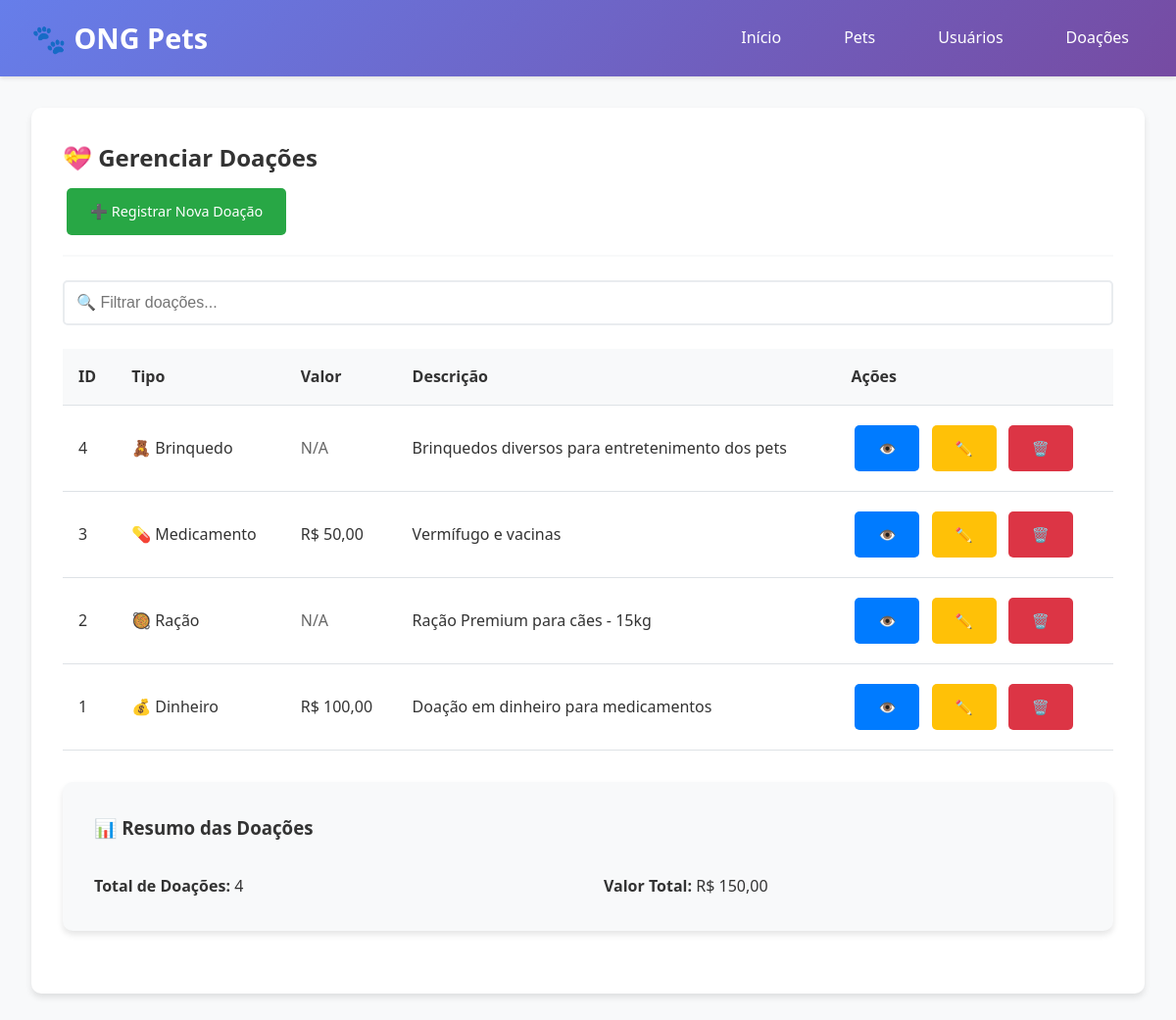
Page /index.php?controller=doacao&action=index on the committed database.
### tables this page shows
CREATE TABLE IF NOT EXISTS doacao (
    id INT AUTO_INCREMENT PRIMARY KEY,
    tipo VARCHAR(100) NOT NULL,
    valor DECIMAL(10,2),
    descricao TEXT,
    created_at TIMESTAMP DEFAULT CURRENT_TIMESTAMP,
    updated_at TIMESTAMP DEFAULT CURRENT_TIMESTAMP ON UPDATE CURRENT_TIMESTAMP
);

### controllers/DoacaoController.php (called while the page is built, shortened)
<?php
require_once 'config/Database.php';
require_once 'models/Doacao.php';
class DoacaoController {
    private $doacao;
    public function __construct() {
        $database = new Database();
        $this->db = $database->getConnection();
        $this->doacao = new Doacao($this->db);
    }
    public function index() {
        $stmt = $this->doacao->read();
        $doacoes = $stmt->fetchAll(PDO::FETCH_ASSOC);
        include 'views/doacoes/index.php';
    }
}
?>

### config/Database.php (called while the page is built, shortened)
<?php
class Database {
    private $host = 'localhost';
    private $db_name = 'ong_pets';
    private $username = 'root';
    private $password = '';
    public function getConnection() {
        $this->pdo = null;
        try {
            $this->pdo = new PDO(
                "mysql:host=" . $this->host . ";dbname=" . $this->db_name,
                $this->username,
                $this->password
            );
            $this->pdo->setAttribute(PDO::ATTR_ERRMODE, PDO::ERRMODE_EXCEPTION);
            $this->pdo->exec("set names utf8");
        } catch(PDOException $exception) {
            echo "Erro de conexão: " . $exception->getMessage();
        }
        return $this->pdo;
    }
}
?>

### models/Doacao.php (called while the page is built, shortened)
<?php
class Doacao {
    private $conn;
    private $table_name = "doacao";
    public function __construct($db) {
        $this->conn = $db;
    }
    public function read() {
        $query = "SELECT id, tipo, valor, descricao
                  FROM " . $this->table_name . "
                  ORDER BY id DESC";
        $stmt = $this->conn->prepare($query);
        $stmt->execute();
        return $stmt;
    }
}
?>

### views/doacoes/index.php (the view, shortened to what this page needs)
<?php include 'views/partials/header.php'; ?>
<div class="container">
    <div class="card">
        <div class="card-header">
            <h1 class="card-title">💝 Gerenciar Doações</h1>
            <a href="index.php?controller=doacao&action=create" class="btn btn-success">➕ Registrar Nova Doação</a>
        </div>
        <div class="form-group">
            <input type="text" id="filtro-doacoes" class="form-control" placeholder="🔍 Filtrar doações...">
        </div>
        <?php if(empty($doacoes)): ?>
            <div class="alert alert-info">
                Nenhuma doação registrada ainda. <a href="index.php?controller=doacao&action=create">Registre a primeira doação</a>!
            </div>
        <?php else: ?>
            <table class="table" id="tabela-doacoes">
                <thead>
                    <tr>
                        <th>ID</th>
                        <th>Tipo</th>
                        <th>Valor</th>
                        <th>Descrição</th>
                        <th>Ações</th>
                    </tr>
                </thead>
                <tbody>
                    <?php foreach($doacoes as $doacao): ?>
                        <tr>
                            <td><?= htmlspecialchars($doacao['id']) ?></td>
                            <td>
                                <?php
                                $tipos = [
                                    'Dinheiro' => '💰',
                                    'Ração' => '🥘',
                                    'Medicamento' => '💊',
                                    'Brinquedo' => '🧸',
                                    'Roupa' => '👕',
                                    'Cama' => '🛏️',
                                    'Outro' => '📦'
                                ];
                                $icone = '';
                                foreach($tipos as $tipo => $emoji) {
                                    if(stripos($doacao['tipo'], $tipo) !== false) {
                                        $icone = $emoji . ' ';
                                        break;
                                    }
                                }
                                echo $icone . htmlspecialchars($doacao['tipo']);
                                ?>
                            </td>
                            <td>
                                <?php if($doacao['valor'] && $doacao['valor'] > 0): ?>
                                    R$ <?= number_format($doacao['valor'], 2, ',', '.') ?>
                                <?php else: ?>
                                    <span style="color: #666;">N/A</span>
                                <?php endif; ?>
                            </td>
                            <td><?= htmlspecialchars(substr($doacao['descricao'], 0, 50)) ?><?= strlen($doacao['descricao']) > 50 ? '...' : '' ?></td>
                            <td>
                                <a href="index.php?controller=doacao&action=show&id=<?= $doacao['id'] ?>"
                                   class="btn btn-primary" title="Visualizar">👁️</a>
                                <a href="index.php?controller=doacao&action=edit&id=<?= $doacao['id'] ?>"
                                   class="btn btn-warning" title="Editar">✏️</a>
                                <a href="javascript:void(0)"
                                   onclick="confirmDelete('index.php?controller=doacao&action=delete&id=<?= $doacao['id'] ?>', 'doação')"
                                   class="btn btn-danger" title="Excluir">🗑️</a>
                            </td>
                        </tr>
                    <?php endforeach; ?>
                </tbody>
            </table>
            <div class="card" style="margin-top: 2rem; background-color: #f8f9fa;">
                <h3>📊 Resumo das Doações</h3>
                <div class="grid">
                    <div>
                        <strong>Total de Doações:</strong> <?= count($doacoes) ?>
                    </div>
                    <div>
                        <strong>Valor Total:</strong>
                        R$ <?= number_format(array_sum(array_column($doacoes, 'valor')), 2, ',', '.') ?>
                    </div>
                </div>
            </div>
        <?php endif; ?>
    </div>
</div>
<?php include 'views/partials/footer.php'; ?>

### public/css/style.css (style rules this page uses)
* { margin: 0; padding: 0; box-sizing: border-box; }
body { font-family: 'Segoe UI', Tahoma, Geneva, Verdana, sans-serif; background-color: #f8f9fa; color: #333; line-height: 1.6; }
.container { max-width: 1200px; margin: 2rem auto; padding: 0 2rem; }
.card { background: white; border-radius: 10px; box-shadow: 0 4px 6px rgba(0,0,0,0.1); padding: 2rem; margin-bottom: 2rem; }
.card-header { border-bottom: 2px solid #f8f9fa; padding-bottom: 1rem; margin-bottom: 1.5rem; }
.card-title { font-size: 1.5rem; color: #333; margin-bottom: 0.5rem; }
.btn { display: inline-block; padding: 0.75rem 1.5rem; border: none; border-radius: 5px; text-decoration: none; cursor: pointer; font-size: 0.9rem; transition: all 0.3s; margin: 0.25rem; }
.btn-primary { background-color: #007bff; color: white; }
.btn-success { background-color: #28a745; color: white; }
.btn-warning { background-color: #ffc107; color: #212529; }
.btn-danger { background-color: #dc3545; color: white; }
.form-group { margin-bottom: 1.5rem; }
.form-control { width: 100%; padding: 0.75rem; border: 2px solid #e9ecef; border-radius: 5px; font-size: 1rem; transition: border-color 0.3s; }
.table { width: 100%; border-collapse: collapse; margin-top: 1rem; }
.table th, .table td { padding: 1rem; text-align: left; border-bottom: 1px solid #dee2e6; }
.table th { background-color: #f8f9fa; font-weight: 600; color: #333; }
.grid { display: grid; grid-template-columns: repeat(auto-fit, minmax(300px, 1fr)); gap: 2rem; margin-top: 2rem; }
.card { animation: fadeIn 0.5s ease-out; }

### rows in the picture
doacao: id "4", icone "🧸", tipo "Brinquedo", shows "N/A", descricao "Brinquedos diversos para entretenimento dos pets"
doacao: id "3", icone "💊", tipo "Medicamento", valor "50,00", descricao "Vermífugo e vacinas"
doacao: id "2", icone "🥘", tipo "Ração", shows "N/A", descricao "Ração Premium para cães - 15kg"
doacao: id "1", icone "💰", tipo "Dinheiro", valor "100,00", descricao "Doação em dinheiro para medicamentos"

### other values in the picture
count($doacoes) "4"
array_sum(array_column($doacoes, 'valor')) "150,00"
